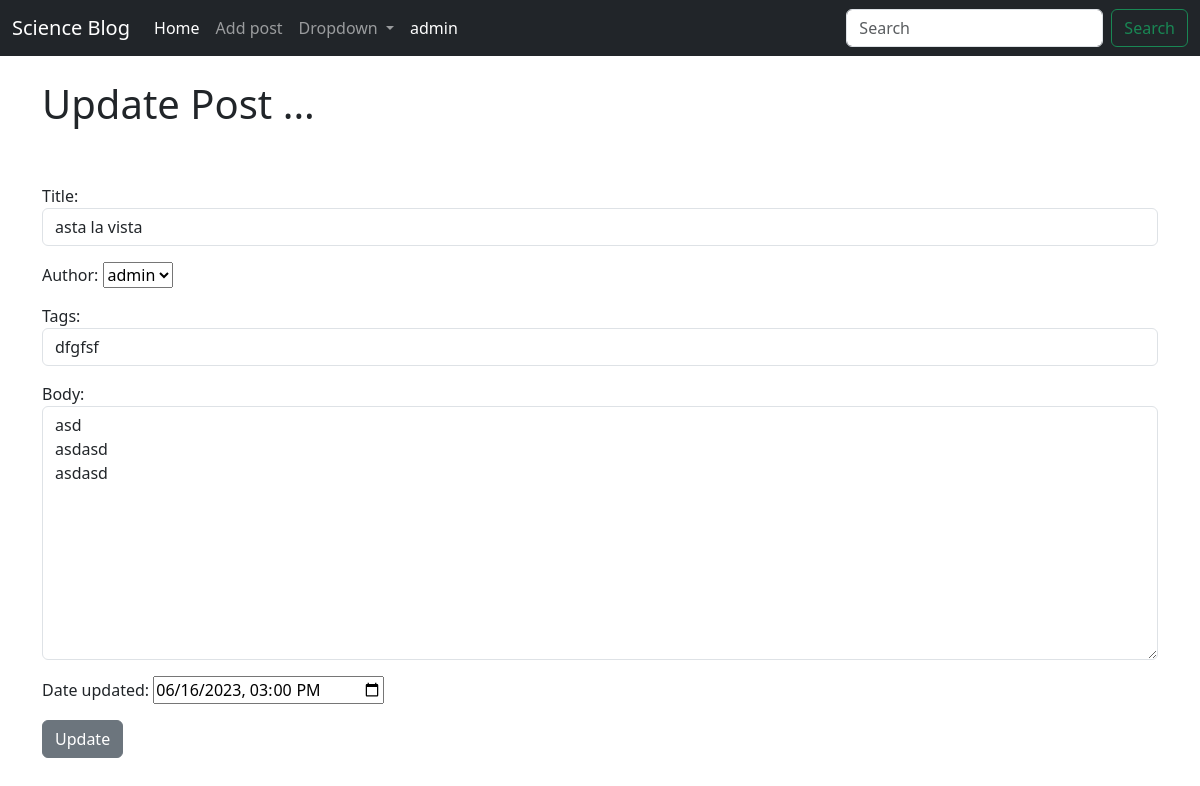
Screenshot of /article/edit/11 with the database file from the repository.
### blog/models.py (models this page shows, shortened)
class Post(models.Model):
    title = models.CharField(max_length=255)
    title_tag = models.CharField(max_length=255, default="science blog title tag")
    date_created = models.DateTimeField(default=timezone.now)
    date_updated = models.DateTimeField(default=timezone.now)
    author = models.ForeignKey(User, on_delete=models.CASCADE)
    body = models.TextField()
    tags = models.CharField(max_length=255, default="")

### blog/views.py (the view)
# urls.py: path('article/edit/<int:pk>', UpdatePostView.as_view(), name="update-post"),
class UpdatePostView(UpdateView):
    model = Post
    template_name = 'update_post.html'
    form_class = UpdateForm

### blog/forms.py
class UpdateForm(forms.ModelForm):
    class Meta:
        model = Post
        fields = ('title', 'author', 'tags', 'body', 'date_updated')
        widgets = {
            'title' : forms.TextInput(attrs={'class' : 'form-control', 'placeholder': 'This is title Placeholder'}),
            'title_tag' : forms.TextInput(attrs={'class' : 'form-control'}),
            'tags' : forms.TextInput(attrs={'class' : 'form-control'}),
            'date_updated': forms.DateTimeInput(attrs={'type': 'datetime-local'}),
            'body' : forms.Textarea(attrs={'class' : 'form-control'}),
            }

### blog/templates/update_post.html (shortened to what this page needs)
{% extends 'base.html' %}
{% block content %}
<h1>  Update Post ...  </h1>
<br><br>
<form method="POST">
    {{ form.as_p }}
    <button class="btn btn-secondary">Update</button>
</form>
</div>
{% endblock %}

### rows the page displays
Post: title "asta la vista", author "admin", tags "dfgfsf", body "asd asdasd asdasd", date_updated "06/16/2023 15:00"
